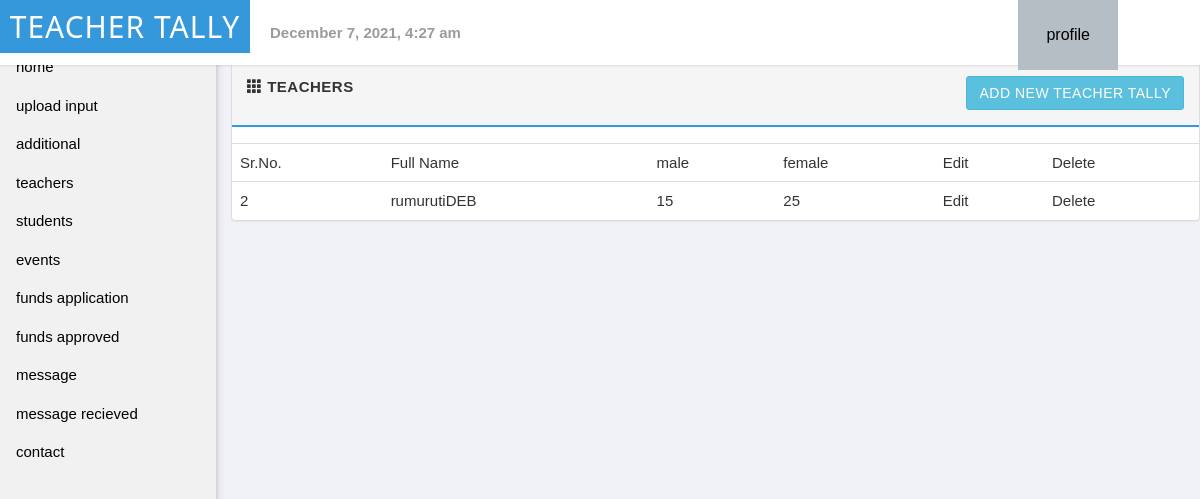
The app's page /teachers.php (signed in) with its own data.
### tables this page shows
CREATE TABLE `tallyteachers` (
  `id` int(11) NOT NULL,
  `username` varchar(255) NOT NULL,
  `male` int(255) NOT NULL,
  `female` int(255) NOT NULL
);

### teachers.php (the view, shortened to what this page needs)
<?php include('server.php'); ?>
<!DOCTYPE html>
<head>
    <link rel="stylesheet" href="https://maxcdn.bootstrapcdn.com/bootstrap/3.3.4/css/bootstrap.min.css" />
    <link rel="stylesheet" href="//cdnjs.cloudflare.com/ajax/libs/bootstrap-datepicker/1.3.0/css/datepicker3.min.css" />
    <link rel="stylesheet" href="css/main.css" />
    <link rel="stylesheet" href="css/sidenav.css" />
</head>
<body>
    <header id="header" style="font:serif;">
        <div class="logo pull-left">
            <h2>teacher tally</h2>
        </div>
        <div class="header-content">
            <div class="header-date pull-left">
                <strong><?php echo date("F j, Y, g:i a"); ?></strong>
            </div>
            <ul class="info-menu list-inline list-unstyled">
                    <?php if (isset($_SESSION['username'])) : ?>
                <ul class="info-menu list-inline pull-right" style="margin-right:4%;">
                    <li class="profile"><button onclick="myFunction()" class="dropbtn togle">profile</button>
                    </li>
                </ul>
                <?php endif ?>
            </ul>
        </div>
    </header>
    <?php if (isset($_SESSION['username'])) : ?>
        <?php include('sidenav.php'); ?>
        <div class="row" style="margin-top:5%; margin-left:18%;">
            <div class="col-md-12">
                <div class="panel panel-default">
                    <div class="panel-heading clearfix">
                        <strong>
                            <span class="glyphicon glyphicon-th"></span>
                            <span>teachers</span>
                        </strong>
                        <a href="newteacher_tally.php" class="btn btn-info pull-right">Add New teacher tally</a>
                    </div>
                    <table class="table table-dark table-hover">
                        <th>
                            <tr>
                                <td>Sr.No.</td>
                                <td>Full Name</td>
                                <td>male</td>
                                <td>female</td>
                                <td>Edit</td>
                                <td>Delete</td>
                            </tr>
                        </th>
                        <?php
                        $records = mysqli_query($db, "SELECT * FROM tallyteachers WHERE username= '" . $_SESSION["username"] . "'");
                        while ($data = mysqli_fetch_array($records)) {
                        ?>
                            <tr>
                                <td><?php echo $data['id']; ?></td>
                                <td><?php echo $data['username']; ?></td>
                                <td><?php echo $data['male']; ?></td>
                                <td><?php echo $data['female']; ?></td>
                                <td><a href="editteacher.php?id=<?php echo $data['id']; ?>">Edit</a></td>
                                <td><a href="delete.php?id=<?php echo $data['id']; ?>">Delete</a></td>
                            </tr>
                        <?php
                        }
                        ?>
                    </table>
                </div>
            </div>
        </div>
    <?php endif ?>
</body>
</html>

### css/main.css (style rules this page uses)
body { font-family: 'Helvetica Neue', Helvetica, Arial, sans-serif; font-weight: 400; overflow-x: hidden; overflow-y: auto; background: #f1f2f7; height: 100%; width: 100%; }
a { color: #777; text-decoration: none; }
.panel-default>.panel-heading { background-color: #f5f5f5; border-bottom: 2px solid #3498DB; font-size: 15px; text-transform: uppercase; letter-spacing: .5px; padding: 15px; }
#header { position: fixed; z-index: 99; top: 0; left: 0; background-color: #fff; width: 100%; height: 65px; line-height: 65px; -moz-box-shadow: 0 1px 2px rgba(0, 0, 0, 0.1); -webkit-box-shadow: 0 1px 2px rgba(0, 0, 0, 0.1); box-shadow: 0 1px 2px rgba(0, 0, 0, 0.1); }
header>.logo { color: #fff; text-align: center; font-weight: 700; text-transform: uppercase; letter-spacing: 1px; display: inline-block; width: 250px; background-color: #3498DB; }
.header-date { color: #9b9b9b; margin-left: 20px; }
.info-menu { height: 60px; margin: 0; line-height: 60px; padding: 0 15px; }
.info-menu li.profile { position: relative; }
.btn { border-radius: 3px; -webkit-transition: all 300ms ease-in-out; -moz-transition: all 300ms ease-in-out; transition: all 300ms ease-in-out; }

### css/w33.css (style rules this page uses)
*, *:before, *:after { box-sizing: inherit }
body { margin: 0 }
article, aside, details, figcaption, figure, footer, header, main, menu, nav, section { display: block }
a { background-color: transparent }
b, strong { font-weight: bolder }
button, input, select, textarea, optgroup { font: inherit; margin: 0 }
button, input { overflow: visible }
button, select { text-transform: none }
button, [type=button], [type=reset], [type=submit] { -webkit-appearance: button }
html, body { font-family: Verdana, sans-serif; font-size: 15px; line-height: 1.5 }
h2 { font-size: 30px }
h1, h2, h3, h4, h5, h6 { font-family: "Segoe UI", Arial, sans-serif; font-weight: 400; margin: 10px 0 }
a { color: inherit }

### teachers.php (style rules this page uses)
.dropbtn { background-color: #B5BEC4; color: black; padding: 5px; font-size: 16px; border: none; cursor: pointer; width: 100px; margin-right: 0px; }

### records on screen
tallyteachers: id "2", username "rumurutiDEB", male "15", female "25"
